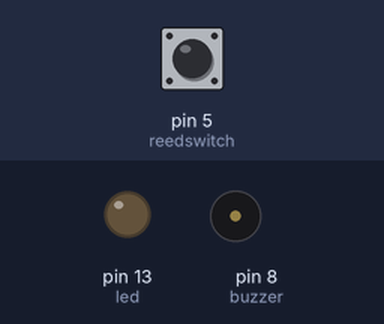
Bench run of a sketch on a simulated Arduino Uno, built with avr-gcc and run on an emulated ATmega328P. Shown: output pins drawn as LEDs (lit = HIGH), buzzer (waves = sounding, pin HIGH). Inputs (shaded band) come from the test bench; at power-on: pin 5 (reedswitch) HIGH.

Above: at 1.2 s.
1.3 s: pin 5 (reedswitch) pulled LOW for 0.15 s
At 1.4 s:
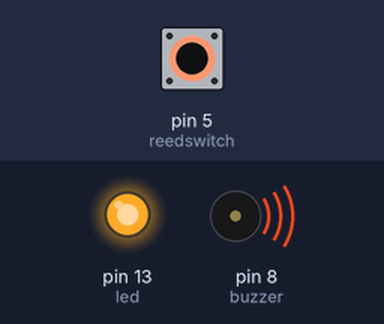
3.0 s: pin 5 (reedswitch) pulled LOW for 3.2 s
At 7.2 s:
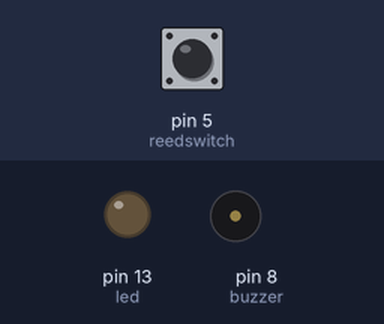
Timing chart, 0 to 8.7 s (numbered marks = the images above; inputs shaded):
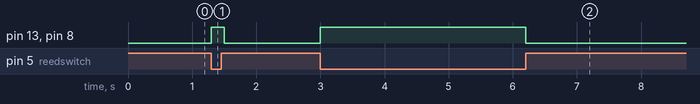

Measured:
- after the input at 1.3 s, pin 13 (led), pin 8 (buzzer): LOW → HIGH at once, → LOW 0.20 s later
- after the input at 3.0 s, pin 13 (led), pin 8 (buzzer): LOW → HIGH at once, → LOW 3.2 s later

The sketch:

Alarma.ino
```cpp
/*
*Instituto Tecnologíco de León
*Last Modification: March 13th, 2018
*Objective of the program: the objective of the program is to simulate an alarm using a REED SWITCH and a BUZZER.
 If the magnetic field of the REED SWITCH is interfered with by some signal, it sends a signal to the BUZZER and the LED so that it
 turn on simulating the alarm with sound and light.
*/

int led = 13; //variable of the LED initialized in 13
int reedswitch = 5; //variable of the REED SWITCH initialized in 5
int buzzer = 8; //variable of the BUZZER initialized in 8
int val = 0;

// the method setup Configures the specified pin to behave either as an input or an output
void setup(){
  pinMode(led, OUTPUT); //configure the LED pin to behave like an output
  pinMode(reedswitch, INPUT); //configure the REED SWITCH pin to behave like an input
  pinMode(buzzer, OUTPUT); //configure the BUZZER pin to behave like an output
}

/* the loop method is responsible for validating if the value of the REED SWHITCH is in the LOW state,
if it is true it changes the pins of the LED and from the BUZZER to HIGH,
in case the REED SWITCH pin is in the HIGH state, change the LED and BUZZER pins to LOW
*/
void loop(){
  val = digitalRead(reedswitch); //the variable "val" take the value of the pin of the REED SWITHC
  if(val == LOW){ //the clausule IF, check if the value of the variable "val" is equal to LOW
    digitalWrite(led, HIGH); // then the pin of the LED take the value HIGH
    digitalWrite(buzzer, HIGH); // then the pin of the BUZZER take the value HIGH
    delay(200);
  } else {
      digitalWrite(led, LOW);  // if the clasule "IF" is not met, the pin of the LED and the BUZZER take the value LOW
      digitalWrite(buzzer, LOW);
  }
}
```
